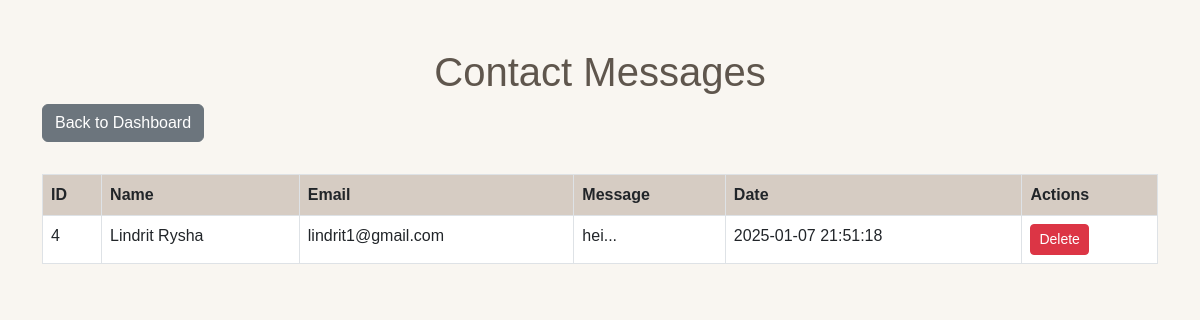
The app's page /php/dashboardpages/contact_messages_table.php (signed in) with its own data.
### tables this page shows
CREATE TABLE `contact_messages` (
  `id` int(11) NOT NULL,
  `name` varchar(100) NOT NULL,
  `email` varchar(100) NOT NULL,
  `message` text NOT NULL,
  `created_at` timestamp NOT NULL DEFAULT current_timestamp()
);

### php/dashboardpages/contact_messages_table.php (the view, shortened to what this page needs)
<?php
require __DIR__ . '/../db.php';
try {
    $stmt = $pdo->query("SELECT * FROM contact_messages ORDER BY created_at ASC");
    $messages = $stmt->fetchAll(PDO::FETCH_ASSOC);
} catch (PDOException $e) {
    die("Error: " . $e->getMessage());
}
?>
<!DOCTYPE html>
<html lang="en">
<head>
    <link href="https://cdn.jsdelivr.net/npm/bootstrap@5.3.0/dist/css/bootstrap.min.css" rel="stylesheet">
    <link rel="stylesheet" href="../../assets/dashboard.css">
</head>
<body>
    <div class="container mt-5">
        <h1 class="text-center">Contact Messages</h1>
        <a href="dashboard.php" class="btn btn-secondary mb-3">Back to Dashboard</a>
        <table class="table table-bordered mt-3">
            <thead>
                <tr>
                    <th>ID</th>
                    <th>Name</th>
                    <th>Email</th>
                    <th>Message</th>
                    <th>Date</th>
                    <th>Actions</th>
                </tr>
            </thead>
            <tbody>
                <?php foreach ($messages as $msg): ?>
                    <tr>
                        <td><?php echo $msg['id']; ?></td>
                        <td><?php echo htmlspecialchars($msg['name']); ?></td>
                        <td><?php echo htmlspecialchars($msg['email']); ?></td>
                        <td><?php echo htmlspecialchars(substr($msg['message'], 0, 50)) . '...'; ?></td>
                        <td><?php echo $msg['created_at']; ?></td>
                        <td>
                            <form method="POST" onsubmit="return confirm('Are you sure you want to delete this message?');">
                                <button type="submit" name="delete_message" class="btn btn-danger btn-sm">Delete</button>
                            </form>
                        </td>
                    </tr>
                <?php endforeach; ?>
            </tbody>
        </table>
    </div>
</body>
</html>

### assets/dashboard.css (style rules this page uses)
body { font-family: "Poppins", sans-serif; background-color: #f9f6f1; color: #5f564d; }
.table th { background-color: #d6ccc3; }

### records on screen
contact_messages: id "4", name "Lindrit Rysha", email "lindrit1@gmail.com", message "hei", created_at "2025-01-07 21:51:18"
